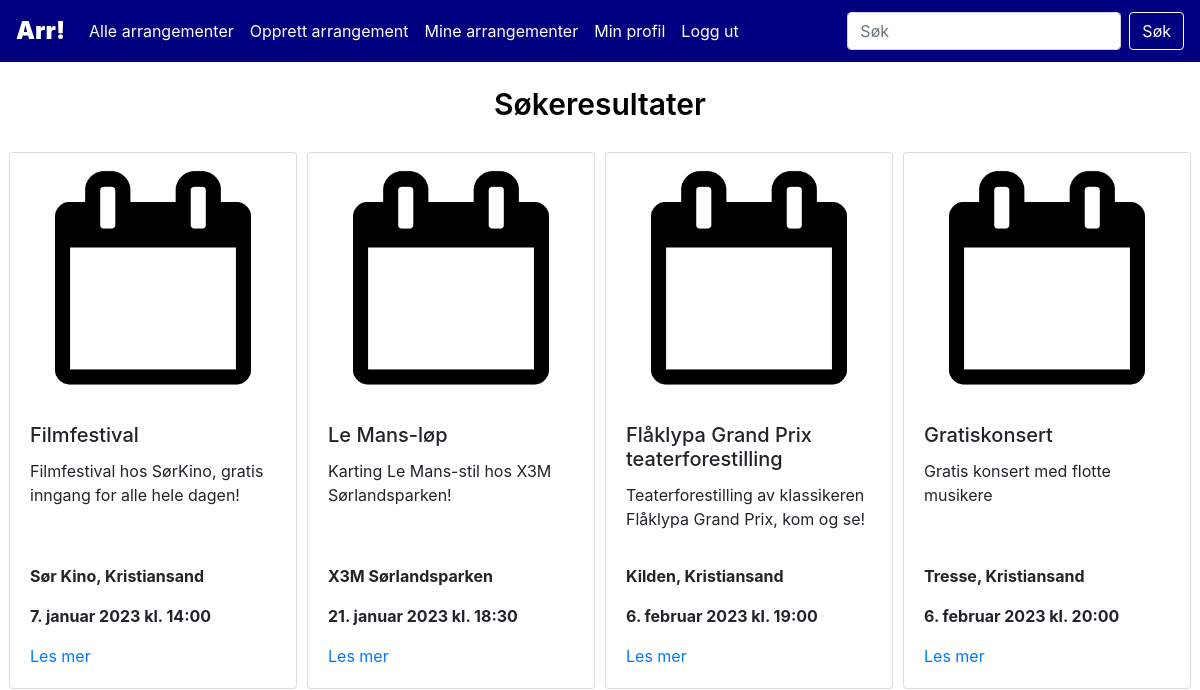
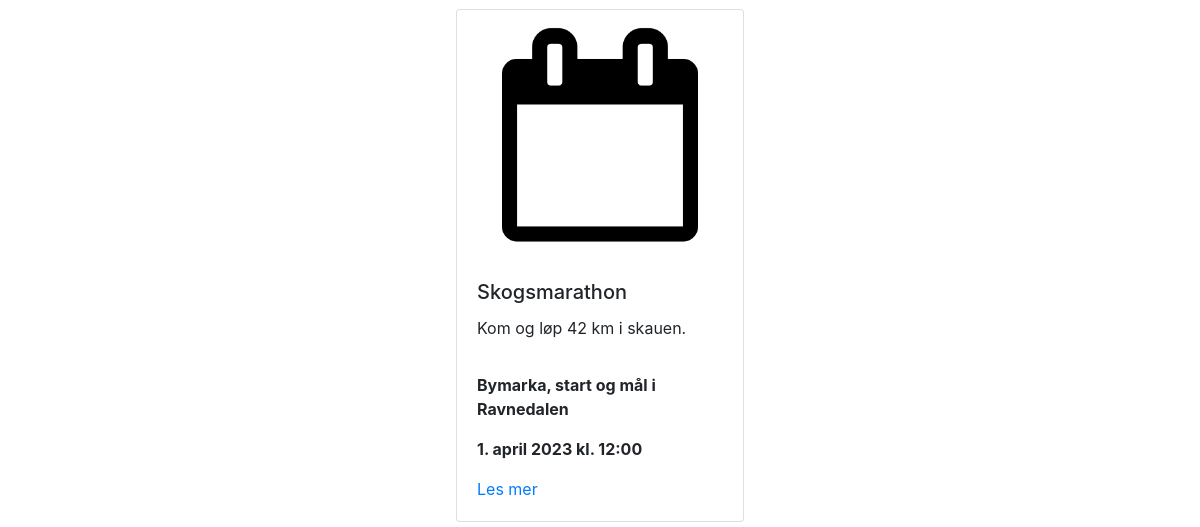
Before: /results.php (signed in) with the older database file (2 pictures, top to bottom).
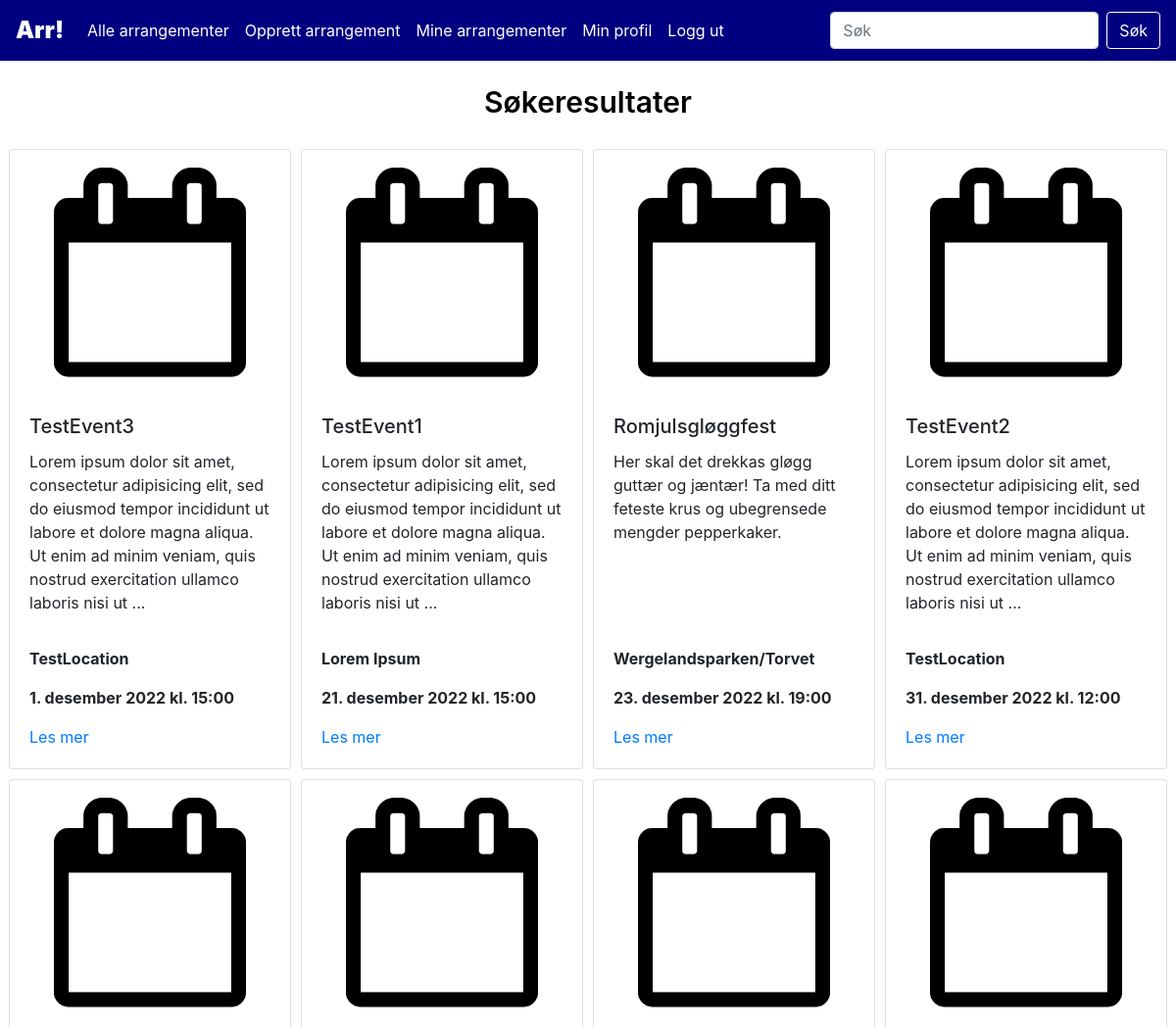
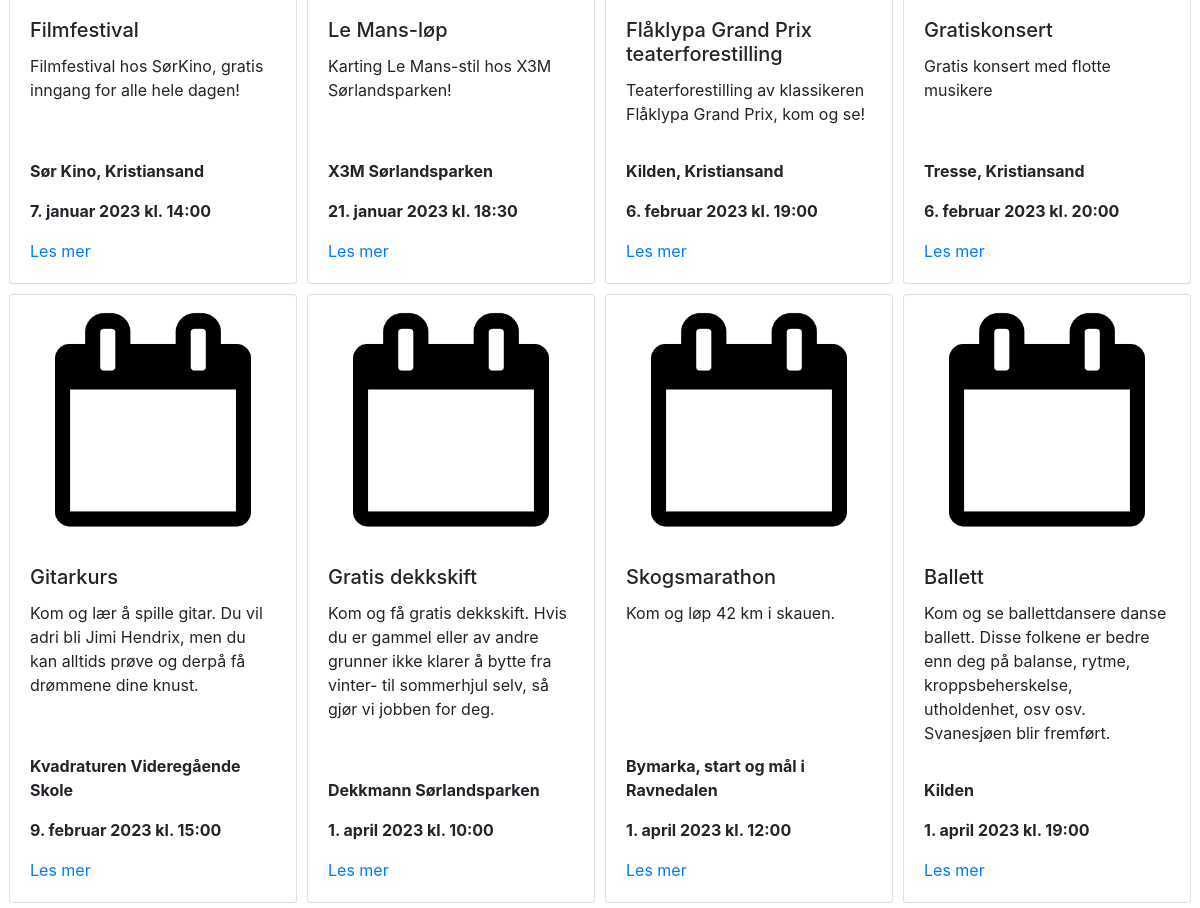
After: the same page with the newer database file (2 pictures, top to bottom).
### tables this page shows
CREATE TABLE `events` (
  `event_id` int(10) NOT NULL,
  `title` varchar(100) NOT NULL,
  `info` varchar(1000) NOT NULL,
  `host` int(10) NOT NULL,
  `location` varchar(200) NOT NULL,
  `time` datetime NOT NULL,
  `category_id` int(10) NOT NULL,
  `endtime` datetime DEFAULT NULL,
  `ticketprice` varchar(10) DEFAULT NULL,
  `website` varchar(200) DEFAULT NULL
);

### assets/lib/class.Event.php (called while the page is built, shortened)
<?php
class Event{
    function searchEvents($query){
        $dbConn = new DbConn();
        $conn = $dbConn->connect();
        $sql = "SELECT event_id, title, info, location, time, img_path
        FROM eventhandling.events
        INNER JOIN eventhandling.users ON users.user_id = events.host
        WHERE LOWER(title) LIKE LOWER('%$query%')
            OR LOWER(info) LIKE LOWER('%$query%')
            OR LOWER(location) LIKE LOWER('%$query%')
        ORDER BY time ASC;";
        $result = $conn->query($sql);
        return $result;
    }
}
?>

### assets/lib/class.Display.php (the view)
<?php
    class Display{
        function displayCards($result){
            if ($result->num_rows > 0) {
                echo "<div class=\"flex-container\">";
                while($row = $result->fetch_assoc()) {
                    $datetime = new DateTimeImmutable($row['time']);
                    if(file_exists($row['img_path'])) $img = $row['img_path'];
                    else $img = "assets/img/stock.png";
                    if(strlen($row['info']) > 200){
                        $info = substr($row["info"],0,200) . "...";
                    }
                    else $info = $row['info'];
                    echo "
                    <div class=\"card\" style=\"width: 18rem;\">
                    <div class=\"card-img\">
                        <img class=\"card-img-top\" src=\"" . $img . "\" alt=\"Arrangementsbilde\">
                    </div>
                    <div class=\"card-body d-flex flex-column\">
                        <h5 class=\"card-title\">" . $row["title"] . "</h5>
                        <p class=\"card-text\">$info</p>
                    </div>
                    <div class=\"card-footer\">
                        <p class=\"card-text\"><strong>" . $row["location"] . "</strong></p>
                        <p class=\"card-text\"><strong>" . self::formatDatetime($datetime) . "</strong></p>
                        <a href=\"event.php?event_id=" . $row['event_id'] . "\" class\"btn btn-primary\">Les mer</a>
                    </div>
                    </div>
                    ";
                }
                echo "</div>";
                }
                else {
                echo "<div class='no-results'><text>Ingen treff</text></div>";
            }
        }
        function translateMonth($month){
            return $translated = match($month){
                "January"=>"januar",
                "February"=>"februar",
                "March"=>"mars",
                "April"=>"april",
                "May"=>"mai",
                "June"=>"juni",
                "July"=>"juli",
                "August"=>"august",
                "September"=>"september",
                "October"=>"oktober",
                "November"=>"november",
                "December"=>"desember"
            };
        }
        function formatDatetime($datetime){
            $formattedDatetime = $datetime->format('j.') . " " . self::translateMonth($datetime->format('F')) . " " . $datetime->format('Y') . " kl. " . $datetime->format('H:i');
            return $formattedDatetime;
        }
    }
?>

### assets/inc/header.php (shortened to what this page needs)
<head>
    <link rel="stylesheet" href="https://cdn.jsdelivr.net/npm/bootstrap@4.3.1/dist/css/bootstrap.min.css"
>
    <link rel="stylesheet" href="/eventhaandteringssystem/www/assets/css/styles.css">
</head>
<nav class="navbar navbar-expand-lg navbar-dark bg-primary">
  <a class="navbar-brand" href="/eventhaandteringssystem/www/index.php">Arr!</a>
  <div class="collapse navbar-collapse" id="navbarSupportedContent">
    <ul class="navbar-nav mr-auto">
      <li class="nav-item">
        <a class="nav-link active" href="/eventhaandteringssystem/www/allEvents.php">Alle arrangementer</a>
      </li>
      <li class="nav-item active">
        <a class="nav-link" href="/eventhaandteringssystem/www/createevent.php">Opprett arrangement</a>
      </li>
      <li class="nav-item active">
        <a class="nav-link" href="/eventhaandteringssystem/www/mineArrangementer.php">Mine arrangementer</a>
      </li>
      <li class="nav-item active">
        <a class="nav-link" href="/eventhaandteringssystem/www/minprofil.php">Min profil</a>
      </li>
      <?php
      if(isset($_SESSION['LOGGED_IN']) && $_SESSION['LOGGED_IN'] == true){
      echo '<li class="nav-item active">
              <a class="nav-link" href="/eventhaandteringssystem/www/logout.php">Logg ut</a>
            </li>';
      }
      ?>
    </ul>
    <form class="form-inline my-2 my-lg-0" method="GET" action="results.php">
      <input class="form-control mr-sm-2" name="query" type="search" placeholder="Søk" aria-label="Search">
      <button class="btn btn-outline-success my-2 my-sm-0" type="submit">Søk</button>
    </form>
  </div>
</nav>

### results.php (shortened to what this page needs)
<?php
require __DIR__."/assets/inc/header.php";
require __DIR__."/assets/lib/class.Event.php";
require __DIR__."/assets/lib/class.Display.php";
?>
<div class="main">
<div class="headline">
    <text>Søkeresultater</text>
</div>
<?php
    $query = $_GET['query'];
    $events = new Event();
    $results = $events->searchEvents($query);
    $display = new Display();
    $display->displayCards($results);
?>
</div>

### assets/css/styles.css (style rules this page uses)
.navbar { position:fixed; top: 0; width: 100%; z-index: 1; }
.main { margin-top: 62px; }
.nav-link { color: var(text-light) !important; }
.headline { display: flex; justify-content: center; padding: 20px 0px !important; font-size: 30px; font-weight: 600; color: var(--text-dark) !important; }
.bg-primary { background-color: var(--header-bg) !important; }
.navbar-brand { font-weight: 1000; font-size: x-large; }
.btn-outline-success { color: var(--text-light); background-color: var(--header-bg); border-color: var(--text-light); }
.flex-container { display: flex !important; flex-direction: row !important; flex-wrap: wrap !important; justify-content: center; }
.card { margin: 5px; }
.card-img { display: flex; justify-content: center; }
.card-img img { height: 250px; max-width: 250px; object-fit: cover; width: auto; }
.card-footer { padding-left: 1.25rem; padding-bottom: 1.25rem; background-color: rgba(0,0,0,0); border-top: 1px solid rgba(0,0,0,0); }

Changed rows visible on the page:
added events: title "TestEvent3", info "Lorem ipsum dolor sit amet, consectetur adipisicing elit, sed do eiusmod tempor incididunt ut labore et dolore magna aliqua. Ut enim ad minim veniam, quis nostrud exercitation ullamco laboris nisi ut ...", location "TestLocation", time "1. desember 2022 kl. 15:00"
added events: title "TestEvent1", info "Lorem ipsum dolor sit amet, consectetur adipisicing elit, sed do eiusmod tempor incididunt ut labore et dolore magna aliqua. Ut enim ad minim veniam, quis nostrud exercitation ullamco laboris nisi ut ...", location "Lorem Ipsum", time "21. desember 2022 kl. 15:00"
added events: title "Romjulsgløggfest", info "Her skal det drekkas gløgg guttær og jæntær! Ta med ditt feteste krus og ubegrensede mengder pepperkaker.", location "Wergelandsparken/Torvet", time "23. desember 2022 kl. 19:00"
added events: title "TestEvent2", info "Lorem ipsum dolor sit amet, consectetur adipisicing elit, sed do eiusmod tempor incididunt ut labore et dolore magna aliqua. Ut enim ad minim veniam, quis nostrud exercitation ullamco laboris nisi ut ...", location "TestLocation", time "31. desember 2022 kl. 12:00"
added events: title "Gitarkurs", info "Kom og lær å spille gitar. Du vil adri bli Jimi Hendrix, men du kan alltids prøve og derpå få drømmene dine knust.", location "Kvadraturen Videregående Skole", time "9. februar 2023 kl. 15:00"
added events: title "Gratis dekkskift", info "Kom og få gratis dekkskift. Hvis du er gammel eller av andre grunner ikke klarer å bytte fra vinter- til sommerhjul selv, så gjør vi jobben for deg.", location "Dekkmann Sørlandsparken", time "1. april 2023 kl. 10:00"
added events: title "Ballett", info "Kom og se ballettdansere danse ballett. Disse folkene er bedre enn deg på balanse, rytme, kroppsbeherskelse, utholdenhet, osv osv. Svanesjøen blir fremført.", location "Kilden", time "1. april 2023 kl. 19:00"
